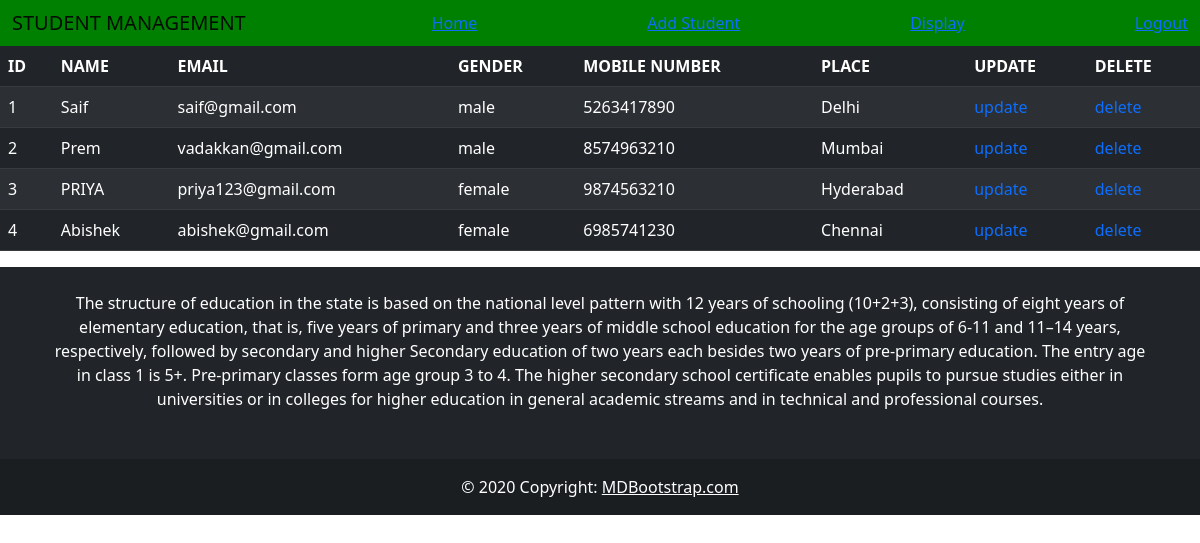
The page /display on the database its author committed.
### CollegeManagement/models.py (models this page shows, shortened)
class Student(models.Model):
    Name=models.CharField(max_length=50)
    Age=models.IntegerField()
    Gender=models.CharField(max_length=50)
    Email=models.EmailField(max_length=50)
    MobileNumber=models.BigIntegerField()
    place = models.ForeignKey(City,on_delete=models.CASCADE)

class City(models.Model):
    place=models.CharField(max_length=50)

### CollegeManagement/views.py (the view)
# urls.py: path('display',views.display_fun,name='display'),
def display_fun(request):
    d1=Student.objects.all()
    return render(request,'display.html',{"data":d1})

### templates/display.html (shortened to what this page needs)
{% extends 'base2.html' %}
{% load static %}
{% block content %}
<table class="table table-striped table-dark">
  <thead>
    <tr>
      <th scope="col">ID</th>
      <th scope="col">NAME</th>
      <th scope="col">EMAIL</th>
      <th scope="col">GENDER</th>
      <th scope="col">MOBILE NUMBER</th>
      <th scope="col">PLACE</th>
      <th scope="col">UPDATE</th>
      <th scope="col">DELETE</th>
    </tr>
  </thead>
  <tbody>
  {% for i in data %}
    <tr>
      <td>{{ i.id }}</td>
      <td>{{ i.Name }}</td>
      <td>{{ i.Email }}</td>
      <td>{{ i.Gender }}</td>
      <td>{{ i.MobileNumber }}</td>
      <td>{{ i.place.place }}</td>
      <td><a href="{% url 'update' i.id %}" style="text-decoration: none;">update</a></td>
      <td><a href="{% url 'delete' i.id %}" style="text-decoration: none;">delete</a></td>
    </tr>
{% endfor %}
  </tbody>
</table>
{% endblock %}

### templates/base2.html (shortened to what this page needs)
<!DOCTYPE html>
<html lang="en">
<head>
     <link href="https://cdn.jsdelivr.net/npm/bootstrap@5.2.3/dist/css/bootstrap.min.css" rel="stylesheet">
</head>
<body>
{% include 'navbar2.html' %}
{% block content %}
{% endblock %}
{% include 'footer2.html' %}
</body>
</html>

### templates/navbar2.html (shortened to what this page needs)
<nav class="navbar navbar-inverse" style="background-color:green">
  <div class="container-fluid">
    <div class="navbar-header">
      <a class="navbar-brand" href="#">STUDENT MANAGEMENT</a>
    </div>
    <ul class="nav navbar-nav">
      <li class="active"><a href="{% url 'home' %}">Home</a></li>
    </ul>
    <ul class="nav navbar-nav">
      <li class="active"><a href="{% url 'add' %}">Add Student </a></li>
    </ul>
    <ul class="nav navbar-nav">
      <li class="active"><a href="{% url 'display' %}">Display</a></li>
    </ul>
    <ul class="nav navbar-nav navbar-right">
      <li><a href="logout"> Logout</a></li>
    </ul>
  </div>
</nav>

### templates/footer2.html
<footer class="bg-dark text-center text-white">
  <div class="container p-4">
    <section class="mb-4">
      <p>
       The structure of education in the state is based on the national level pattern with 12 years of schooling (10+2+3),
        consisting of eight years of elementary education, that is, five years of primary and three years of middle school
        education for the age groups of 6-11 and 11–14 years, respectively, followed by secondary and higher Secondary
        education of two years each besides two years of pre-primary education. The entry age in class 1 is 5+.
        Pre-primary classes form age group 3 to 4. The higher secondary school certificate enables pupils to pursue studies
        either in universities or in colleges for higher education in general academic streams and in technical and professional
        courses.
      </p>
    </section>
  </div>
  <div class="text-center p-3" style="background-color: rgba(0, 0, 0, 0.2);">
    © 2020 Copyright:
    <a class="text-white" href="https://mdbootstrap.com/">MDBootstrap.com</a>
  </div>
</footer>

### rows shown on the page
Student: id "1", Name "Saif", Email "saif@gmail.com", Gender "male", MobileNumber "5263417890", place.place "Delhi"
Student: id "2", Name "Prem", Email "vadakkan@gmail.com", Gender "male", MobileNumber "8574963210", place.place "Mumbai"
Student: id "3", Name "PRIYA", Email "priya123@gmail.com", Gender "female", MobileNumber "9874563210", place.place "Hyderabad"
Student: id "4", Name "Abishek", Email "abishek@gmail.com", Gender "female", MobileNumber "6985741230", place.place "Chennai"
